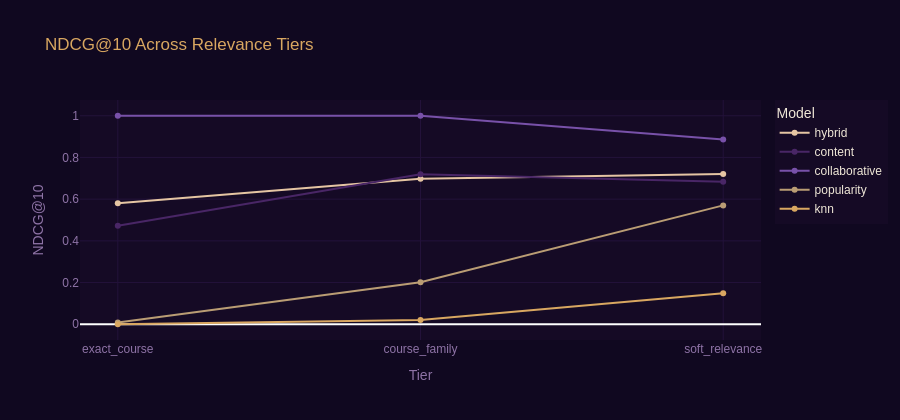

Here is the notebook cell this chart was saved with:
### Markdown cell above
### ── NDCG@10 line comparison across all tiers ────────────────────────

### Code cell
ndcg_rows = []
for tier in tiers:
    for model in models:
        ndcg_rows.append({
            'Tier'   : tier,
            'Model'  : model,
            'NDCG@10': report['models'][model][tier]['ndcg_at_k'],
        })

ndcg_df = pd.DataFrame(ndcg_rows)

_mc = {
    'hybrid'        : LIGHT_GOLD,
    'collaborative' : ROYAL_PURP,
    'knn'           : BRONZE,
    'content'       : INDIAN_PURP,
    'popularity'    : DARK_BRONZE,
    'user_interest' : '#A424CC',
}

fig = px.line(
    ndcg_df,
    x='Tier',
    y='NDCG@10',
    color='Model',
    markers=True,
    color_discrete_map=_mc,
    title='NDCG@10 Across Relevance Tiers'
)

fig.update_layout(
    paper_bgcolor=BG,
    plot_bgcolor=CARD,
    font=dict(color=TEXT, family='sans-serif'),
    title=dict(font=dict(color=BRONZE)),
    legend=dict(
        bgcolor=CARD,
        bordercolor=BORDER,
        font=dict(color=TEXT)
    ),
    height=420,
)

fig.update_xaxes(
    gridcolor='#23123A',
    color='#8E73A6'
)

fig.update_yaxes(
    gridcolor='#23123A',
    color='#8E73A6'
)

fig.show()

### Figure 1 — Plotly figure (JSON) as saved in the notebook; plotly's stock layout.template omitted (floating-point values rounded to 4 significant figures)
{"data": [{"hovertemplate": "Model=hybrid<br>Tier=%{x}<br>NDCG@10=%{y}<extra></extra>", "legendgroup": "hybrid", "line": {"color": "#E5C5A3", "dash": "solid"}, "marker": {"symbol": "circle"}, "mode": "lines+markers", "name": "hybrid", "orientation": "v", "showlegend": true, "type": "scatter", "x": ["exact_course", "course_family", "soft_relevance"], "xaxis": "x", "y": [0.5809, 0.6979, 0.7204], "yaxis": "y"}, {"hovertemplate": "Model=content<br>Tier=%{x}<br>NDCG@10=%{y}<extra></extra>", "legendgroup": "content", "line": {"color": "#492666", "dash": "solid"}, "marker": {"symbol": "circle"}, "mode": "lines+markers", "name": "content", "orientation": "v", "showlegend": true, "type": "scatter", "x": ["exact_course", "course_family", "soft_relevance"], "xaxis": "x", "y": [0.472, 0.7198, 0.6838], "yaxis": "y"}, {"hovertemplate": "Model=collaborative<br>Tier=%{x}<br>NDCG@10=%{y}<extra></extra>", "legendgroup": "collaborative", "line": {"color": "#7851A9", "dash": "solid"}, "marker": {"symbol": "circle"}, "mode": "lines+markers", "name": "collaborative", "orientation": "v", "showlegend": true, "type": "scatter", "x": ["exact_course", "course_family", "soft_relevance"], "xaxis": "x", "y": [1.0, 1.0, 0.8855], "yaxis": "y"}, {"hovertemplate": "Model=popularity<br>Tier=%{x}<br>NDCG@10=%{y}<extra></extra>", "legendgroup": "popularity", "line": {"color": "#BA9D74", "dash": "solid"}, "marker": {"symbol": "circle"}, "mode": "lines+markers", "name": "popularity", "orientation": "v", "showlegend": true, "type": "scatter", "x": ["exact_course", "course_family", "soft_relevance"], "xaxis": "x", "y": [0.0084, 0.2011, 0.5701], "yaxis": "y"}, {"hovertemplate": "Model=knn<br>Tier=%{x}<br>NDCG@10=%{y}<extra></extra>", "legendgroup": "knn", "line": {"color": "#D9A761", "dash": "solid"}, "marker": {"symbol": "circle"}, "mode": "lines+markers", "name": "knn", "orientation": "v", "showlegend": true, "type": "scatter", "x": ["exact_course", "course_family", "soft_relevance"], "xaxis": "x", "y": [0.0, 0.0205, 0.1484], "yaxis": "y"}], "layout": {"font": {"color": "#F0E8D8", "family": "sans-serif"}, "height": 420, "legend": {"bgcolor": "#150A25", "bordercolor": "#492666", "font": {"color": "#F0E8D8"}, "title": {"text": "Model"}, "tracegroupgap": 0}, "paper_bgcolor": "#100820", "plot_bgcolor": "#150A25", "title": {"font": {"color": "#D9A761"}, "text": "NDCG@10 Across Relevance Tiers"}, "xaxis": {"anchor": "y", "color": "#8E73A6", "domain": [0, 1], "gridcolor": "#23123A", "title": {"text": "Tier"}}, "yaxis": {"anchor": "x", "color": "#8E73A6", "domain": [0, 1], "gridcolor": "#23123A", "title": {"text": "NDCG@10"}}}}
